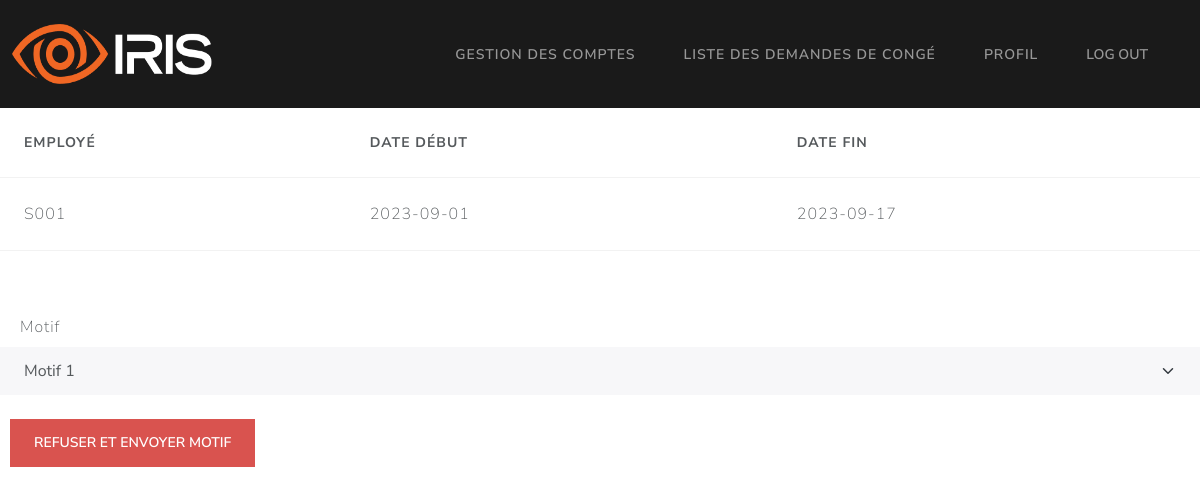
The page /GRH/demande_congé/1/refuser (signed in) on the database its author committed.
### Models/models.py (models this page shows, shortened)
class demandeCongé(db.Model):
    id = db.Column(db.Integer, primary_key=True)
    date_debut = db.Column(db.String, unique=False, nullable=False)
    date_fin = db.Column(db.String, unique=False, nullable=False)
    statut = db.Column(db.String, unique=False, nullable=False)
    employee_matricule = db.Column(db.String, unique=False, nullable=False)
    motif_refus = db.Column(db.String, unique=False, nullable=True)

### middleware.py (the view)
    def check_GRH(*args, **kwargs):
        try:
            matricule = session['user']
            user = userLoginCredentials.query.filter_by(matricule=matricule).first()
            if (user.role != 'GRH'):
                if(user.role == 'Employé'):
                    return redirect("/Employé/home")
                return redirect("/manager/home")
        except:
            return redirect("/")
        return f(*args, **kwargs)

### Controllers/GRHController.py (called while the page is built)
def refuseDemande(request, id):
    try:
        demande = demandeCongé.query.filter_by(id=id).first()
        if(request.method=='POST'):
            motif = request.form['motif']
            demande.statut = 'Refused'
            demande.motif_refus = motif
            db.session.commit()
            return render_template("/messagePage.html", title="Refus de demande",
                                message=f"Demande d'employé {demande.employee_matricule} a été refusée",
                                link="/GRH/home")
        else:
            return render_template("/GRH/motif.html", demande=demande)
    except Exception as e:
        return render_template("/GRH/detailsDemande.html", demande=demande ,error=str(e))

### app.py (called while the page is built)
@app.route("/GRH/demande_congé/<int:id>/refuser", methods=['GET', 'POST'], endpoint='refuser_demande')
@check_if_GRH
def refuser_demande(id):
	return refuseDemande(request, id)

### templates/GRH/motif.html (shortened to what this page needs)
{% extends '/GRH/base.html' %}
{% block content %}
<table class="table table-hover" style="width: 100%">
  <thead>
    <tr>
      <th scope="col">Employé</th>
      <th scope="col">Date début</th>
      <th scope="col">Date fin</th>
    </tr>
  </thead>
  <tbody>
    <trColumn
      class="table-secondary"
      onclick="window.location='demande_congé/{{ demande.id }}';"
      style="cursor: pointer"
    >
      <td>{{ demande.employee_matricule }}</td>
      <td>{{ demande.date_debut }}</td>
      <td>{{ demande.date_fin }}</td>
  </tbody>
</table>
<br />
<form action="/GRH/demande_congé/{{ demande.id }}/refuser" method="POST">
  <div class="form-group">
    <label for="exampleSelect1" class="form-label mt-4" style="padding-left: 20px;">Motif</label>
    <select class="form-select" name="motif" required>
      <option>Motif 1</option>
    </select>
  </div>
  <br />
  <button type="submit" class="btn btn-danger" style="margin-left: 10px;">
    Refuser et envoyer motif
  </button>
</form>
{% endblock %}

### rows shown on the page
demandeCongé: employee_matricule "S001", date_debut "2023-09-01", date_fin "2023-09-17"
